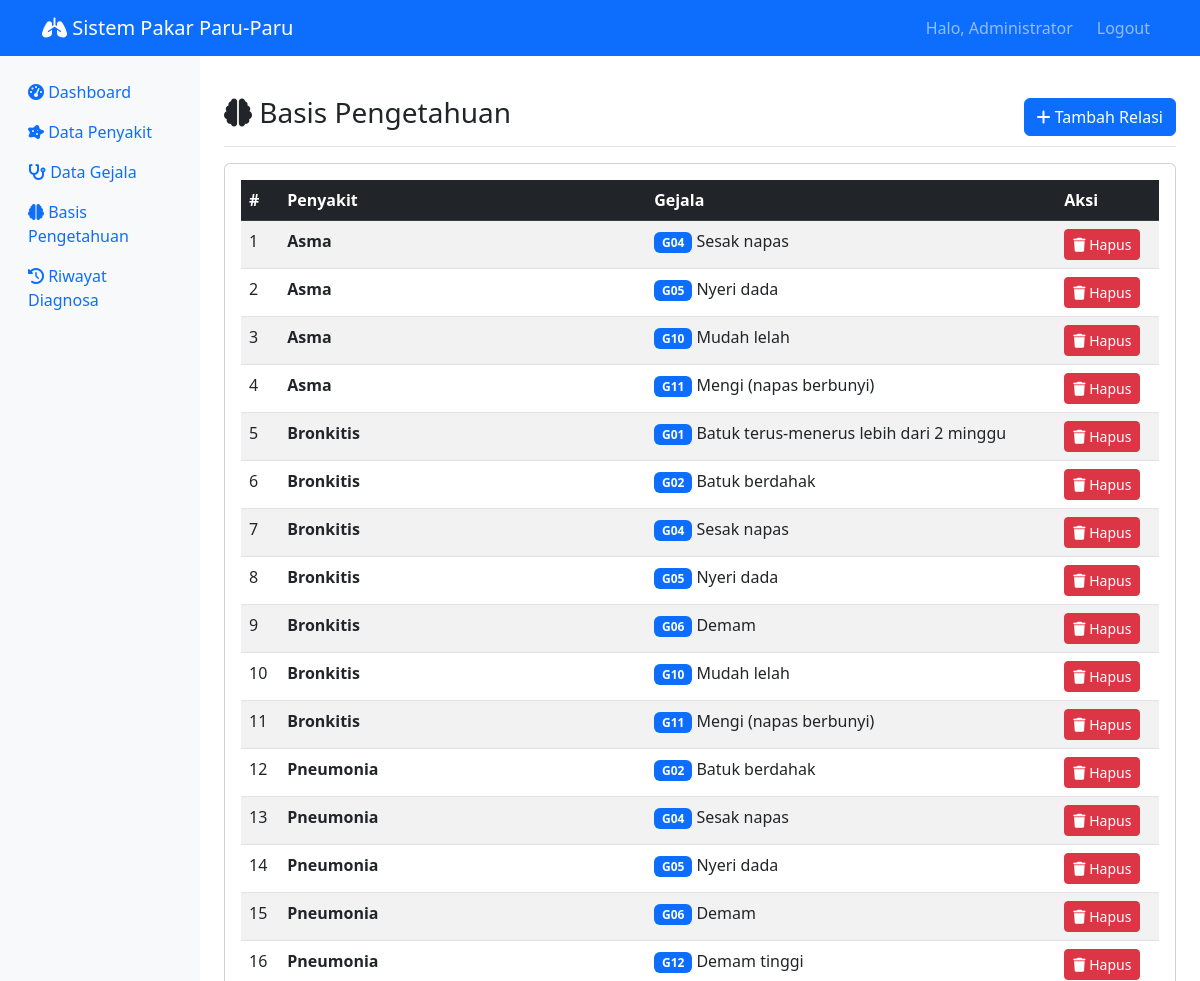
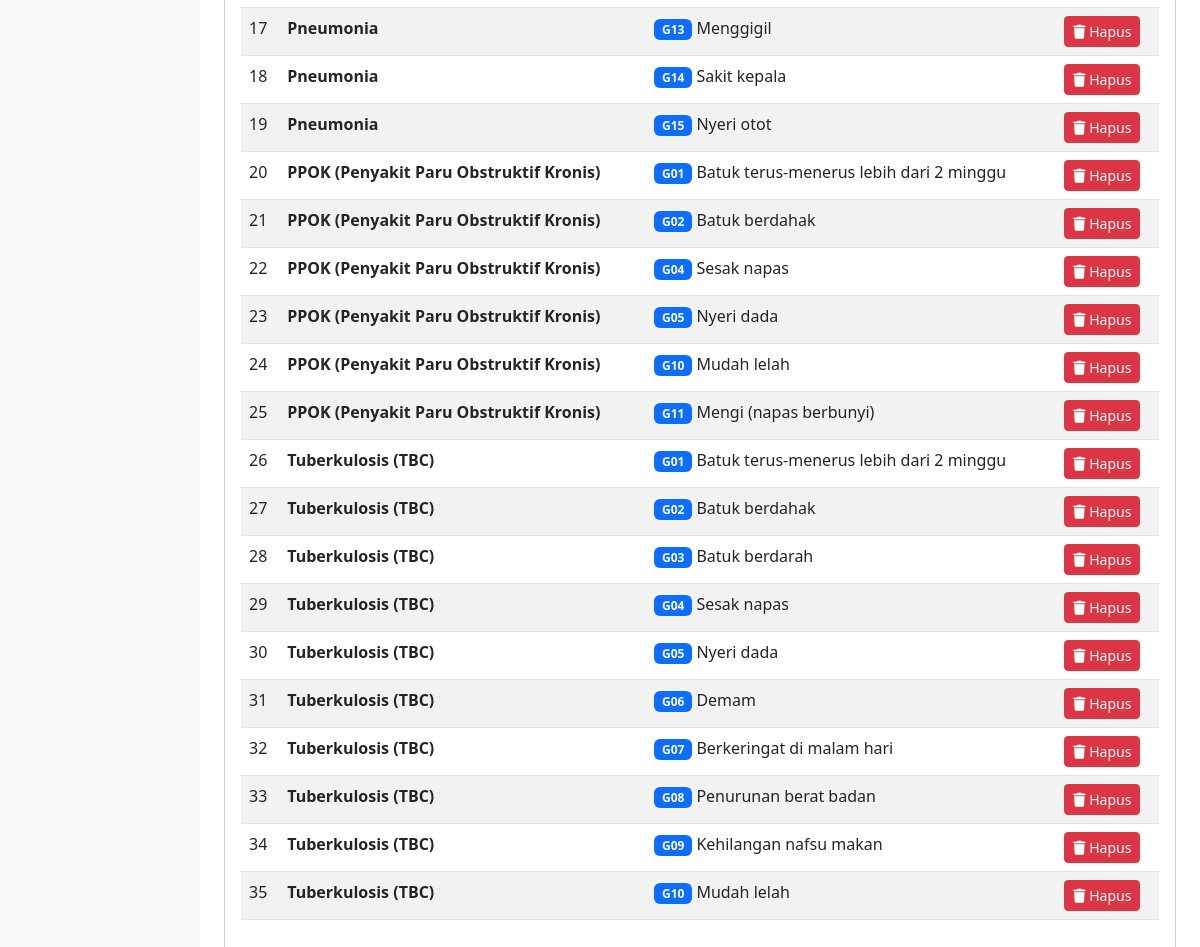
/admin/basis_pengetahuan.php (signed in), run on the app's committed database (2 pictures, top to bottom).
### tables this page shows
CREATE TABLE basis_pengetahuan (
    id INT AUTO_INCREMENT PRIMARY KEY,
    id_penyakit INT,
    id_gejala INT,
    FOREIGN KEY (id_penyakit) REFERENCES penyakit(id_penyakit),
    FOREIGN KEY (id_gejala) REFERENCES gejala(id_gejala)
);

CREATE TABLE penyakit (
    id_penyakit INT AUTO_INCREMENT PRIMARY KEY,
    nama_penyakit VARCHAR(100) NOT NULL,
    deskripsi TEXT,
    solusi TEXT
);

CREATE TABLE gejala (
    id_gejala INT AUTO_INCREMENT PRIMARY KEY,
    kode_gejala VARCHAR(10) NOT NULL,
    nama_gejala VARCHAR(200) NOT NULL
);

### admin/basis_pengetahuan.php (the view, shortened to what this page needs)
<?php
include '../koneksi.php';
$query = "SELECT bp.*, p.nama_penyakit, g.kode_gejala, g.nama_gejala
          FROM basis_pengetahuan bp
          JOIN penyakit p ON bp.id_penyakit = p.id_penyakit
          JOIN gejala g ON bp.id_gejala = g.id_gejala
          ORDER BY p.nama_penyakit, g.kode_gejala";
$result = mysqli_query($koneksi, $query);
?>
<!DOCTYPE html>
<html lang="id">
<head>
    <link href="https://cdn.jsdelivr.net/npm/bootstrap@5.3.0/dist/css/bootstrap.min.css" rel="stylesheet">
    <link rel="stylesheet" href="https://cdnjs.cloudflare.com/ajax/libs/font-awesome/6.0.0/css/all.min.css">
</head>
<body>
    <nav class="navbar navbar-expand-lg navbar-dark bg-primary">
        <div class="container">
            <a class="navbar-brand" href="../index.php">
                <i class="fas fa-lungs"></i> Sistem Pakar Paru-Paru
            </a>
            <div class="navbar-nav ms-auto">
                <span class="navbar-text me-3">Halo, <?= $_SESSION['nama'] ?></span>
                <a class="nav-link" href="../logout.php">Logout</a>
            </div>
        </div>
    </nav>
    <div class="container-fluid">
        <div class="row">
            <nav class="col-md-3 col-lg-2 d-md-block bg-light sidebar">
                <div class="position-sticky pt-3">
                    <ul class="nav flex-column">
                        <li class="nav-item">
                            <a class="nav-link" href="dashboard.php">
                                <i class="fas fa-tachometer-alt"></i> Dashboard
                            </a>
                        </li>
                        <li class="nav-item">
                            <a class="nav-link" href="penyakit.php">
                                <i class="fas fa-disease"></i> Data Penyakit
                            </a>
                        </li>
                        <li class="nav-item">
                            <a class="nav-link" href="gejala.php">
                                <i class="fas fa-stethoscope"></i> Data Gejala
                            </a>
                        </li>
                        <li class="nav-item">
                            <a class="nav-link active" href="basis_pengetahuan.php">
                                <i class="fas fa-brain"></i> Basis Pengetahuan
                            </a>
                        </li>
                        <li class="nav-item">
                            <a class="nav-link" href="riwayat.php">
                                <i class="fas fa-history"></i> Riwayat Diagnosa
                            </a>
                        </li>
                    </ul>
                </div>
            </nav>
            <main class="col-md-9 ms-sm-auto col-lg-10 px-md-4 py-4">
                <div class="d-flex justify-content-between flex-wrap flex-md-nowrap align-items-center pt-3 pb-2 mb-3 border-bottom">
                    <h2 class="h3"><i class="fas fa-brain"></i> Basis Pengetahuan</h2>
                    <button type="button" class="btn btn-primary" data-bs-toggle="modal" data-bs-target="#modalTambah">
                        <i class="fas fa-plus"></i> Tambah Relasi
                    </button>
                </div>
                <div class="card">
                    <div class="card-body">
                        <div class="table-responsive">
                            <table class="table table-striped table-hover">
                                <thead class="table-dark">
                                    <tr>
                                        <th>#</th>
                                        <th>Penyakit</th>
                                        <th>Gejala</th>
                                        <th>Aksi</th>
                                    </tr>
                                </thead>
                                <tbody>
                                    <?php $no = 1; while ($row = mysqli_fetch_assoc($result)): ?>
                                    <tr>
                                        <td><?= $no++ ?></td>
                                        <td>
                                            <strong><?= $row['nama_penyakit'] ?></strong>
                                        </td>
                                        <td>
                                            <span class="badge bg-primary"><?= $row['kode_gejala'] ?></span>
                                            <?= $row['nama_gejala'] ?>
                                        </td>
                                        <td>
                                            <button type="button" class="btn btn-sm btn-danger" data-bs-toggle="modal" data-bs-target="#modalHapus<?= $row['id'] ?>">
                                                <i class="fas fa-trash"></i> Hapus
                                            </button>
                                        </td>
                                    </tr>
                                    <?php endwhile; ?>
                                </tbody>
                            </table>
                        </div>
                    </div>
                </div>
            </main>
        </div>
    </div>
</body>
</html>

### data on the page
basis_pengetahuan: id_penyakit.nama_penyakit "Asma", id_gejala.kode_gejala "G04", id_gejala.nama_gejala "Sesak napas"
basis_pengetahuan: id_penyakit.nama_penyakit "Asma", id_gejala.kode_gejala "G05", id_gejala.nama_gejala "Nyeri dada"
basis_pengetahuan: id_penyakit.nama_penyakit "Asma", id_gejala.kode_gejala "G10", id_gejala.nama_gejala "Mudah lelah"
basis_pengetahuan: id_penyakit.nama_penyakit "Asma", id_gejala.kode_gejala "G11", id_gejala.nama_gejala "Mengi (napas berbunyi)"
basis_pengetahuan: id_penyakit.nama_penyakit "Bronkitis", id_gejala.kode_gejala "G01", id_gejala.nama_gejala "Batuk terus-menerus lebih dari 2 minggu"
basis_pengetahuan: id_penyakit.nama_penyakit "Bronkitis", id_gejala.kode_gejala "G02", id_gejala.nama_gejala "Batuk berdahak"
basis_pengetahuan: id_penyakit.nama_penyakit "Bronkitis", id_gejala.kode_gejala "G04", id_gejala.nama_gejala "Sesak napas"
basis_pengetahuan: id_penyakit.nama_penyakit "Bronkitis", id_gejala.kode_gejala "G05", id_gejala.nama_gejala "Nyeri dada"
basis_pengetahuan: id_penyakit.nama_penyakit "Bronkitis", id_gejala.kode_gejala "G06", id_gejala.nama_gejala "Demam"
basis_pengetahuan: id_penyakit.nama_penyakit "Bronkitis", id_gejala.kode_gejala "G10", id_gejala.nama_gejala "Mudah lelah"
basis_pengetahuan: id_penyakit.nama_penyakit "Bronkitis", id_gejala.kode_gejala "G11", id_gejala.nama_gejala "Mengi (napas berbunyi)"
basis_pengetahuan: id_penyakit.nama_penyakit "Pneumonia", id_gejala.kode_gejala "G02", id_gejala.nama_gejala "Batuk berdahak"
basis_pengetahuan: id_penyakit.nama_penyakit "Pneumonia", id_gejala.kode_gejala "G04", id_gejala.nama_gejala "Sesak napas"
basis_pengetahuan: id_penyakit.nama_penyakit "Pneumonia", id_gejala.kode_gejala "G05", id_gejala.nama_gejala "Nyeri dada"
basis_pengetahuan: id_penyakit.nama_penyakit "Pneumonia", id_gejala.kode_gejala "G06", id_gejala.nama_gejala "Demam"
basis_pengetahuan: id_penyakit.nama_penyakit "Pneumonia", id_gejala.kode_gejala "G12", id_gejala.nama_gejala "Demam tinggi"
basis_pengetahuan: id_penyakit.nama_penyakit "Pneumonia", id_gejala.kode_gejala "G13", id_gejala.nama_gejala "Menggigil"
basis_pengetahuan: id_penyakit.nama_penyakit "Pneumonia", id_gejala.kode_gejala "G14", id_gejala.nama_gejala "Sakit kepala"
basis_pengetahuan: id_penyakit.nama_penyakit "Pneumonia", id_gejala.kode_gejala "G15", id_gejala.nama_gejala "Nyeri otot"
basis_pengetahuan: id_penyakit.nama_penyakit "PPOK (Penyakit Paru Obstruktif Kronis)", id_gejala.kode_gejala "G01", id_gejala.nama_gejala "Batuk terus-menerus lebih dari 2 minggu"
basis_pengetahuan: id_penyakit.nama_penyakit "PPOK (Penyakit Paru Obstruktif Kronis)", id_gejala.kode_gejala "G02", id_gejala.nama_gejala "Batuk berdahak"
basis_pengetahuan: id_penyakit.nama_penyakit "PPOK (Penyakit Paru Obstruktif Kronis)", id_gejala.kode_gejala "G04", id_gejala.nama_gejala "Sesak napas"
basis_pengetahuan: id_penyakit.nama_penyakit "PPOK (Penyakit Paru Obstruktif Kronis)", id_gejala.kode_gejala "G05", id_gejala.nama_gejala "Nyeri dada"
basis_pengetahuan: id_penyakit.nama_penyakit "PPOK (Penyakit Paru Obstruktif Kronis)", id_gejala.kode_gejala "G10", id_gejala.nama_gejala "Mudah lelah"
basis_pengetahuan: id_penyakit.nama_penyakit "PPOK (Penyakit Paru Obstruktif Kronis)", id_gejala.kode_gejala "G11", id_gejala.nama_gejala "Mengi (napas berbunyi)"
basis_pengetahuan: id_penyakit.nama_penyakit "Tuberkulosis (TBC)", id_gejala.kode_gejala "G01", id_gejala.nama_gejala "Batuk terus-menerus lebih dari 2 minggu"
basis_pengetahuan: id_penyakit.nama_penyakit "Tuberkulosis (TBC)", id_gejala.kode_gejala "G02", id_gejala.nama_gejala "Batuk berdahak"
basis_pengetahuan: id_penyakit.nama_penyakit "Tuberkulosis (TBC)", id_gejala.kode_gejala "G03", id_gejala.nama_gejala "Batuk berdarah"
basis_pengetahuan: id_penyakit.nama_penyakit "Tuberkulosis (TBC)", id_gejala.kode_gejala "G04", id_gejala.nama_gejala "Sesak napas"
basis_pengetahuan: id_penyakit.nama_penyakit "Tuberkulosis (TBC)", id_gejala.kode_gejala "G05", id_gejala.nama_gejala "Nyeri dada"
basis_pengetahuan: id_penyakit.nama_penyakit "Tuberkulosis (TBC)", id_gejala.kode_gejala "G06", id_gejala.nama_gejala "Demam"
basis_pengetahuan: id_penyakit.nama_penyakit "Tuberkulosis (TBC)", id_gejala.kode_gejala "G07", id_gejala.nama_gejala "Berkeringat di malam hari"
basis_pengetahuan: id_penyakit.nama_penyakit "Tuberkulosis (TBC)", id_gejala.kode_gejala "G08", id_gejala.nama_gejala "Penurunan berat badan"
basis_pengetahuan: id_penyakit.nama_penyakit "Tuberkulosis (TBC)", id_gejala.kode_gejala "G09", id_gejala.nama_gejala "Kehilangan nafsu makan"
basis_pengetahuan: id_penyakit.nama_penyakit "Tuberkulosis (TBC)", id_gejala.kode_gejala "G10", id_gejala.nama_gejala "Mudah lelah"

### other printed values
$_SESSION['nama'] "Administrator"
